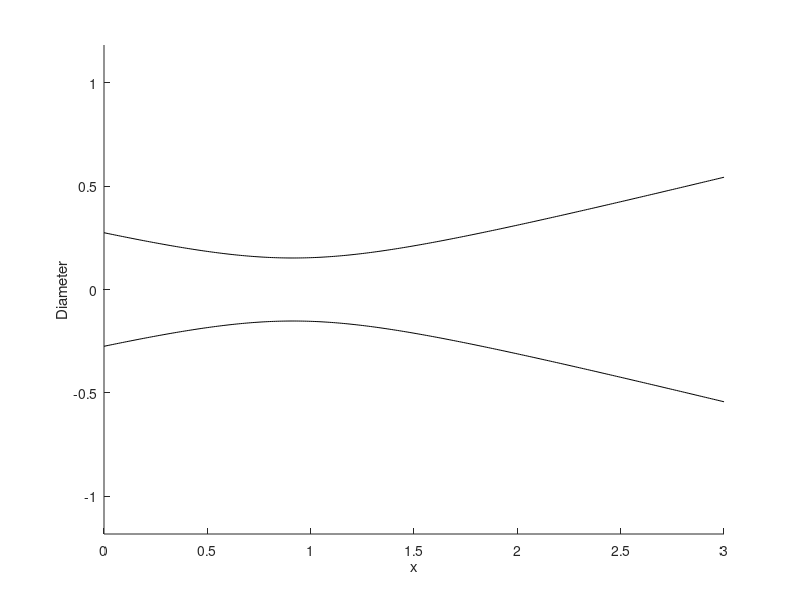
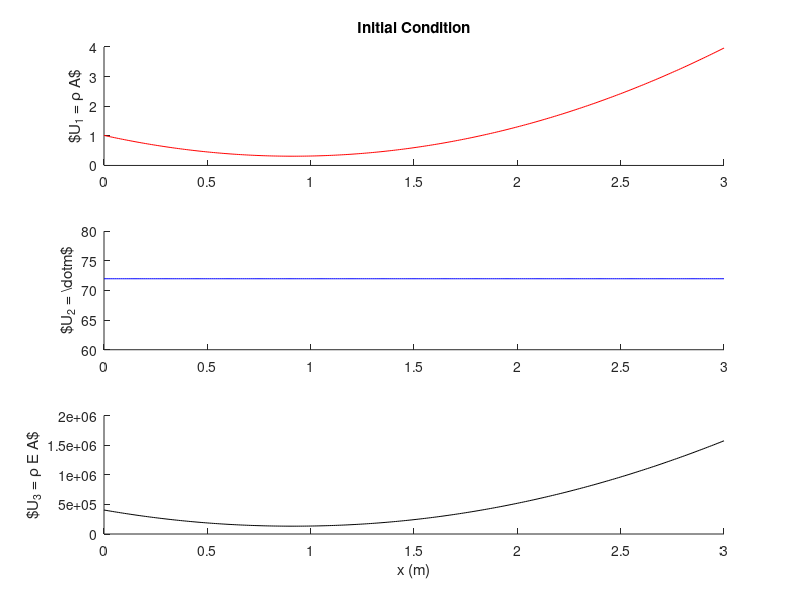

These charts were generated, in order, by the following MATLAB code: (Note: this script raises an error after producing the figures.)
% This script implements a first-order accurate, Finite Volume Method (FVM) 
% solver with a Roe flux for the quasi-1D compressible flow equations.
% Becuase the Roe flux is an approximate solution to Riemann problem, the
% solver is shock capturing.
% 
% This particular implementation allows for area changes and the effects of 
% friction. Four examples are hard coded and the FVM solution is compared 
% to the exact solution. 
%
% written by Jose Guerrero, University of Michigan - Aerospace Department 
% joseguer@umich.edu

clc
clear all
close all

%Solution settings
dx = 0.01;              % grid size
CFL  = 0.5;              % courant number
Max_iterations = 10000;
resmax = 10^-4;          % maximum error

%Gas properties
MW = 28.95;            % Molecular weight
gamma = 1.4;           % Ratio of specific heats
R =  8314.5/MW;        % gas constant, J/kg-K

%----- Boundary Conditions -------

% Example 01 - Isentropic nozzle
%{
cf = 0;                % skin friction coefficient
load('Isentropic_Nozzle.mat')

% Subsonic inflow
Ts = 1986.87;      %static temperature
Ps = 7921305.147;
mdot = 535.1376;

% Subsonic outflow
Pe = 41348.35;
exit_BC_supersonic = 1;
%}

% Example 02 - Nozzle with friction
%{
cf = 0.1;                % skin friction coefficient
load('Nozzle_w_Friction.mat')

% Subsonic inflow
Ts = 1990.9831;      %static temperature
Ps = 7978811.211;
mdot = 445.8079;

% Subsonic outflow
Pe = 133855.839;
exit_BC_supersonic = 1;
%}

% Example 03 -  Shock x = 2m, no friction
%{
cf = 0;                % skin friction coefficient
load('Nozzle_w_Shock.mat')

% Subsonic inflow
Ts = 551.357;      %static temperature
Ps = 673766.319;
mdot = 86.4065;

% Subsonic outflow
Pe = 228880.547;
exit_BC_supersonic = 0;
%}

% Example 04 -  Shock x = 2m, with cf = 0.1
%
cf = 0.1;                % skin friction coefficient
load('Nozzle_w_Shock_and_Friction.mat')

% Subsonic inflow
Ts = 552.50;      %static temperature
Ps = 678657.64;
mdot = 71.983;

% Subsonic outflow
Pe = 146201.46;
exit_BC_supersonic = 0;
%}

%% %%%%%%%%%%%%%%%%%%%%%%%%%%%%%%%%%%%%%%%%%%%%%%%%%%%%%%%%%%%%%%%%%%%%%%%%

% Discretization of distance along the nozzle
x = 0:dx:3;
x = x';
k = length(x);

% Nozzle profile
D = sqrt(0.093 + 0.25*(x-0.9144).^2);
A = pi/4*D.^2; %Area, m^2
A_inlet = A(1);
A_th = min(A);
LnA = log(A);

dLnAdx = 0*x;

for i = 1:k
    if i == 1
        dLnAdx(i) = (LnA(i+1) - LnA(i)) / dx;
    elseif i == k
        dLnAdx(i) = (LnA(i) - LnA(i-1)) / dx;
    else
        dLnAdx(i) = (LnA(i+1) - LnA(i-1)) / (2*dx);
    end
end

F = 4*cf./D;

figure
hold on
plot(x,D/2,'k')
plot(x,-D/2,'k')
axis equal
xlabel('x')
ylabel('Diameter')

% return

%% Initalize Flowfield

%**************************************************************************
%Exact Solution
%**************************************************************************

xq = dat.x; %m
rho_q = dat.rho; %kg/m^3
T_q = dat.T; %K
P_q = dat.P;
M_q = dat.M;
mf_0 = dat.mdot; %kg/s
% Pe = dat.Pe; %Pa

%**************************************************************************
% Initalize Flowfield
%**************************************************************************

N = length(x);

%Option 1: assume a constant density everywhere
%
rhox = Ps/(R*Ts)*ones(N,1);
Vx = mdot./(rhox.*A);
Ex = R.*Ts./(gamma-1) + 0.5.*Vx.^2;
%}

%Option 2: use exact solution
%{
rhox = interp1(xq,rho_q,x,"linear","extrap");
Tx = interp1(xq,T_q,x,"linear","extrap");
Vx = mdot./(rhox.*A);
Ex = R.*Tx./(gamma-1) + 0.5.*Vx.^2;
%}

U1 = rhox.*A;
U2 = rhox.*Vx.*A;
U3 = rhox.*Ex.*A;

U = [U1, U2, U3];

% figure; set(gcf,'Position',[293 149 1223 791])
figure;
subplot(3,1,1)
plot(x,U1,'r')
box off
ylabel('$U_1 = \rho A$')
title('Initial Condition')
subplot(3,1,2)
plot(x,U2,'b')
box off
ylabel('$U_2 = \dot{m}$')
subplot(3,1,3)
plot(x,U3,'k')
box off
xlabel('x (m)')
ylabel('$U_3 = \rho E A$')

% return

%% 1D-FVM

res = 1;
t = 0;
nstep = 0;

F_minus_half = 0*U;
F_plus_half = 0*U;

J = 0*U;

while res > resmax

    %**********************************************************************
    %                        Time step
    %**********************************************************************

    P = (gamma-1)./A .*( U(:,3) - 0.5 .* U(:,2).^2 ./ U(:,1) );
    rho = U(:,1)./A;
    a = sqrt(gamma.*P./rho);
    u = U(:,2)./U(:,1);

    dta = CFL*dx./(abs(u)+a);
    dt = min(dta);

    nstep = nstep+1;

    %**********************************************************************
    %                        Roe Flux
    %**********************************************************************

    for i = 2:k-1 %interior points
        F_plus_half(i,:)  = ROEflux(U(i,:),U(i+1,:),A(i),A(i+1),gamma) ;
        F_minus_half(i,:) = ROEflux(U(i-1,:),U(i,:),A(i-1),A(i),gamma) ;
    end

    J(:,2) = (gamma-1).* ( U(:,3) - 0.5 .*  U(:,2).^2 ./ U(:,1) ) .* dLnAdx - 0.5.* U(:,2).^2 ./ U(:,1) .* F;

    U(:,1) = U(:,1) - dt/dx .* (F_plus_half(:,1) - F_minus_half(:,1)) + dt .* J(:,1);
    U(:,2) = U(:,2) - dt/dx .* (F_plus_half(:,2) - F_minus_half(:,2)) + dt .* J(:,2);
    U(:,3) = U(:,3) - dt/dx .* (F_plus_half(:,3) - F_minus_half(:,3)) + dt .* J(:,3);

    R2 = - dt/dx .* (F_plus_half(:,2) - F_minus_half(:,2)) + dt .* J(:,2);
    res = max(abs( R2 ));

    %**********************************************************************
    %                        Boundary Conditions
    %**********************************************************************

    % ********** Subsonic Inlet **********

    % *** Option 1, Fix Ps, Ts ***
    rhos = Ps/(R*Ts);
    U(1,1) = rhos*A(1);
    U(1,2) = 2*U(2,2)-U(3,2); %U2
    V_inlet = U(1,2)/U(1,1);
    E_inlet = R*Ts/(gamma-1) + 0.5 * V_inlet.^2;
    U(1,3) = U(1,1).*E_inlet;

    % *** Option 2, Fix mdot, Ts ***
    % U(1,1) = 2*U(2,1)-U(3,1); %U1
    % U(1,2) = mdot;
    % V_inlet = U(1,2)/U(1,1);
    % E_inlet = R*Ts/(gamma-1) + 0.5 * V_inlet.^2;
    % U(1,3) = U(1,1).*E_inlet;

    % *** Option 3, Fix mdot, Ps ***
    % U(1,1) = 2*U(2,1)-U(3,1); %U1
    % U(1,2) = mdot;
    % U(1,3) = Ps*A(1)/(gamma-1) + 0.5*U(1,2)^2/U(1,1);

    if exit_BC_supersonic == 0
        % ********** Subsonic Outlet **********
        U(k,1) = 2*U(k-1,1)-U(k-2,1);
        U(k,2) = 2*U(k-1,2)-U(k-2,2);
        U(k,3) = Pe*A(k)/(gamma-1) + 0.5 * U(k,2).^2 ./ U(k,1);
    else
        % ********** Supersonic Outlet **********
        U(k,1) = 2*U(k-1,1)-U(k-2,1);
        U(k,2) = 2*U(k-1,2)-U(k-2,2);
        U(k,3) = 2*U(k-1,3)-U(k-2,3);
    end

    if nstep == Max_iterations
        break;
    end

end

%% Post Processing

U1 = U(:,1); U2 = U(:,2); U3 = U(:,3);

rho = U1./A;
V = U2./U1;
E = U3./U1;
T = (E - 0.5*V.^2) * (gamma - 1) / R;
P = rho .* R .*T;
a = sqrt(gamma.*R.*T);
M = V./a;
% mf = rho.*A.*V;
% mf = P.*A.*M .* sqrt(gamma./(R.*T));
mf = U2;

Tt = T.*(1 + (gamma-1)/2 * M.^2);
Pt = P.*(Tt./T).^(gamma/(gamma-1));

%% Plots

m = 20;

figure
hold on
plot(x,P/101325)
plot(xq(1:m:end),P_q(1:m:end)/101325,'*','MarkerSize',6)
hold off
legend('1D-FVM','Exact','box','on')
xlabel('x [m]')
ylabel('P [atm]')


figure
hold on
plot(x,T)
plot(xq(1:m:end),T_q(1:m:end),'*','MarkerSize',6)
hold off
legend('1D-FVM','Exact','box','on')
xlabel('x [m]')
ylabel('T [K]')

figure
hold on
plot(x,M)
plot(xq(1:m:end),M_q(1:m:end),'*','MarkerSize',6)
hold off
legend('1D-FVM','Exact','box','on')
xlabel('x [m]')
ylabel('Mach number')
legend('1D-FVM','Exact','box','on','location','northwest')

figure
hold on
plot(x,mf)
yline(mf_0,'k--','LineWidth',2)
xlabel('x [m]')
ylabel('$\dot{m}$ [kg/s]')
box off
legend('1D-FVM','Exact','box','on')
ylim([mf_0-200 ,mf_0 + 200])


%% Surf Plots
%

n = 25;

% Grid distribution in the nozzle
for i = 1:k
    y = linspace(-A(i)/2,A(i)/2,n);
    for j = 1:n
        xx(i,j) = x(i);
        yy(i,j) = y(j);
    end
end

for i = 1:k
    for j = 1:n
        rho1(i,j) = rho(i);
        T1(i,j) = T(i);
        P1(i,j) = P(i);
        M1(i,j) = M(i);
        V1(i,j) = V(i);
    end
end

figure
surf(xx,yy,M1);view(2)
shading interp
colormap(jet(256))
colorbar
axis off
drawnow
title('Mach number contour')
%}
